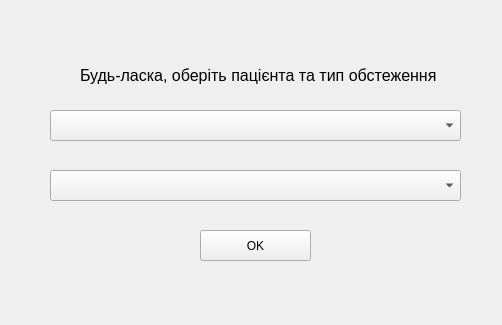
<?xml version="1.0" encoding="UTF-8"?>
<ui version="4.0">
 <class>ChoosePatient</class>
 <widget class="QWidget" name="ChoosePatient">
  <property name="windowModality">
   <enum>Qt::ApplicationModal</enum>
  </property>
  <property name="geometry">
   <rect>
    <x>0</x>
    <y>0</y>
    <width>502</width>
    <height>325</height>
   </rect>
  </property>
  <property name="font">
   <font>
    <family>Segoe UI</family>
   </font>
  </property>
  <property name="windowTitle">
   <string>Вибір пацієнта та обстеження</string>
  </property>
  <property name="autoFillBackground">
   <bool>false</bool>
  </property>
  <property name="locale">
   <locale language="Ukrainian" country="Ukraine"/>
  </property>
  <widget class="QComboBox" name="comboBox_patient">
   <property name="geometry">
    <rect>
     <x>50</x>
     <y>110</y>
     <width>411</width>
     <height>31</height>
    </rect>
   </property>
  </widget>
  <widget class="QLabel" name="label">
   <property name="geometry">
    <rect>
     <x>80</x>
     <y>50</y>
     <width>361</width>
     <height>51</height>
    </rect>
   </property>
   <property name="font">
    <font>
     <family>Segoe UI</family>
     <pointsize>12</pointsize>
    </font>
   </property>
   <property name="text">
    <string>Будь-ласка, оберіть пацієнта та тип обстеження</string>
   </property>
  </widget>
  <widget class="QPushButton" name="pushButton">
   <property name="geometry">
    <rect>
     <x>200</x>
     <y>230</y>
     <width>111</width>
     <height>31</height>
    </rect>
   </property>
   <property name="text">
    <string>OK</string>
   </property>
  </widget>
  <widget class="QComboBox" name="comboBox_study">
   <property name="geometry">
    <rect>
     <x>50</x>
     <y>170</y>
     <width>411</width>
     <height>31</height>
    </rect>
   </property>
  </widget>
 </widget>
 <resources/>
 <connections/>
</ui>
